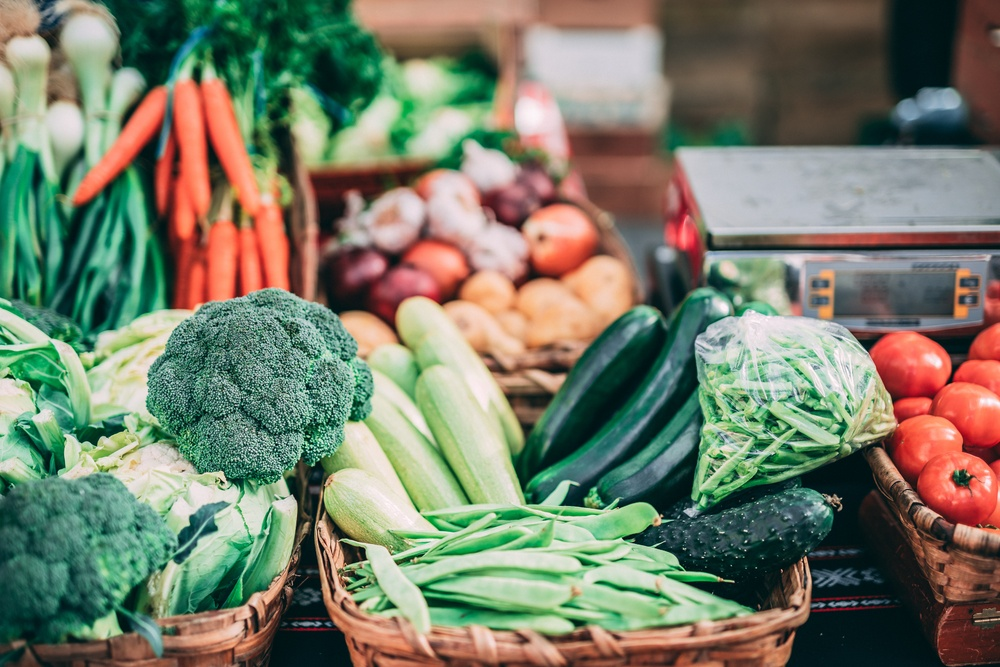
#> input picture BreakBread/bbreadfront/src/images/veggies.jpg, 1000 x 667 px, shrunk from 6000 x 4000 before the run, given in place of the camera
$ python vision.py
#> lines starting #> are read from the running program, lines starting #| are printed output that depends on the picture; after the words box and inside, x2 and y2 are one past the last pixel; in counts of white or black regions, pixels touching at a corner belong together

import cv2
import numpy as np

webcam = cv2.VideoCapture(0)

while True:

    _, imageFrame = webcam.read()
#> imageFrame is the input picture: shape (667, 1000, 3); mean B, G, R 105.5, 125, 119.9

    #convert imageFrame to HSV (hue-saturation-value)
    hsvFrame = cv2.cvtColor(imageFrame, cv2.COLOR_BGR2HSV)
#> hsvFrame: shape (667, 1000, 3); mean H, S, V 56.1, 112.7, 144.8

    #define the range of blue in HSV
    blue_lower = np.array([94, 80, 2], np.uint8)
    blue_upper = np.array([120, 255, 255], np.uint8)
    blue_mask = cv2.inRange(hsvFrame, blue_lower, blue_upper)
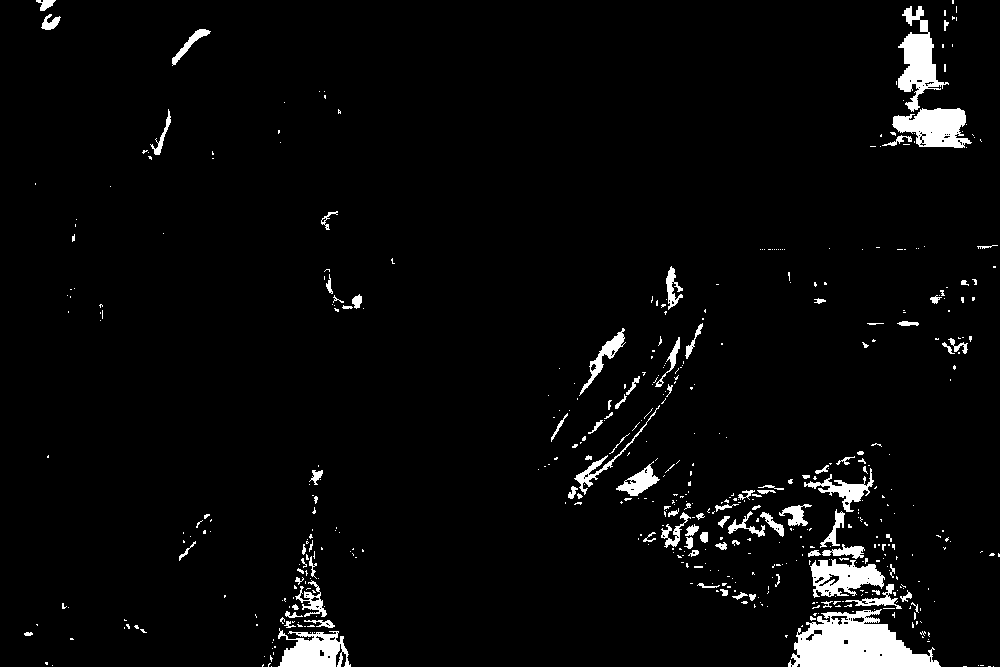
#> blue_mask: shape (667, 1000); 3.8% white; 518 white regions (419 under 20 px), largest, box (x1, y1, x2, y2) and area: (788, 609, 941, 667) 5304, (898, 6, 949, 112) 2220, (892, 108, 972, 148) 2090

    #define the range of red in HSV
    red_lower = np.array([136, 87, 111], np.uint8)
    red_upper = np.array([180, 255, 255], np.uint8)
    red_mask = cv2.inRange(hsvFrame, red_lower, red_upper)
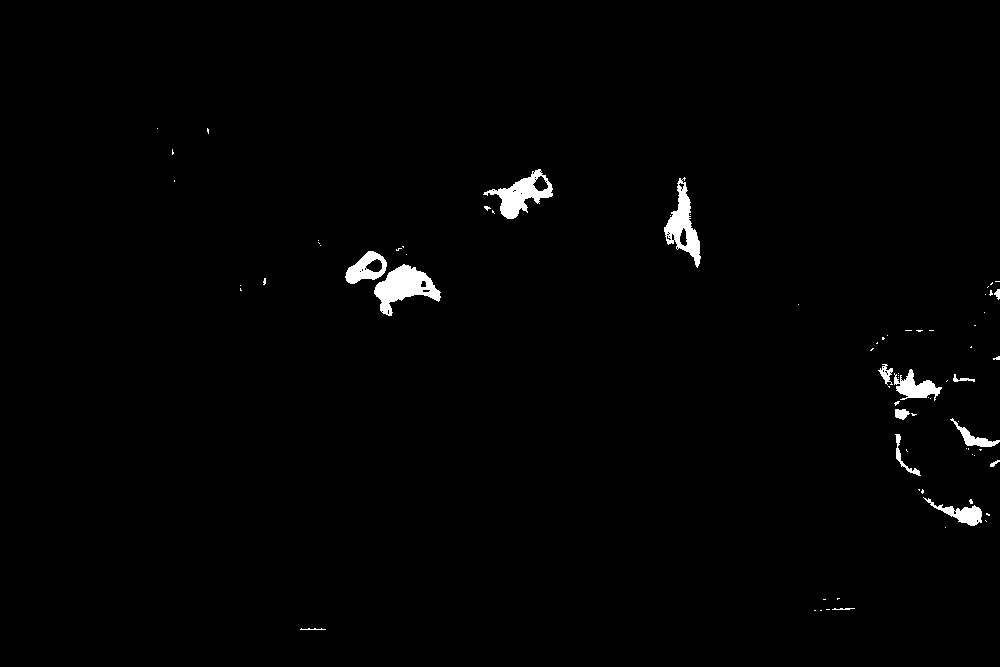
#> red_mask: shape (667, 1000); 1.1% white; 76 white regions (61 under 20 px), largest, box (x1, y1, x2, y2) and area: (374, 264, 441, 316) 1674, (483, 169, 553, 219) 1345, (664, 177, 701, 268) 1324


    kernel = np.ones((5, 5), "uint8")

    # Threshold the HSV image to get only blue colors
    blue_mask = cv2.dilate(blue_mask, kernel)
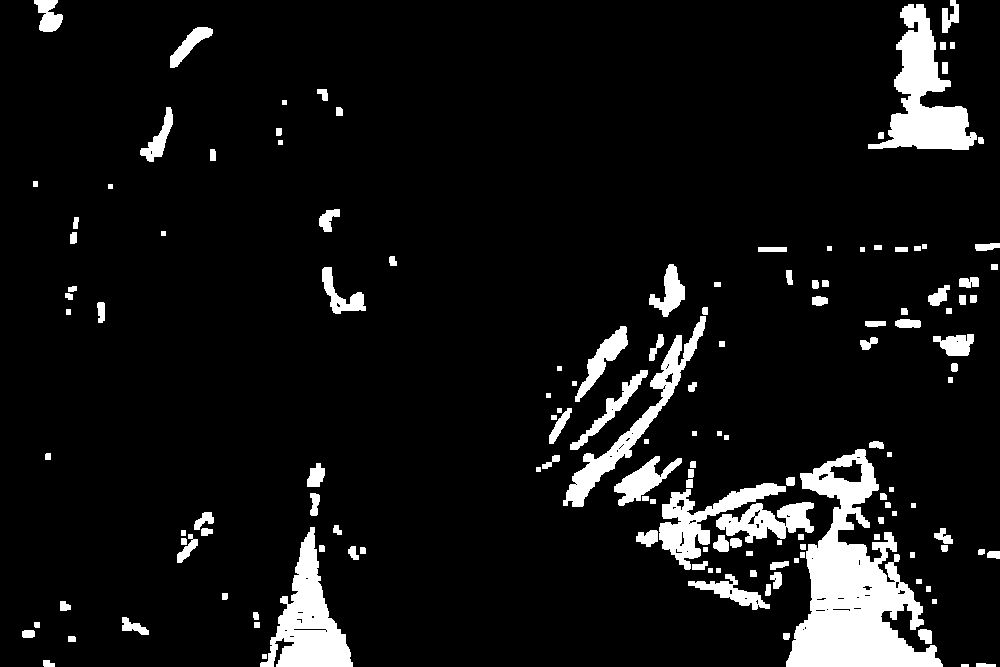
#> blue_mask: shape (667, 1000); 8.3% white; 146 white regions
    res_blue = cv2.bitwise_and(imageFrame, imageFrame,
                               mask = blue_mask)
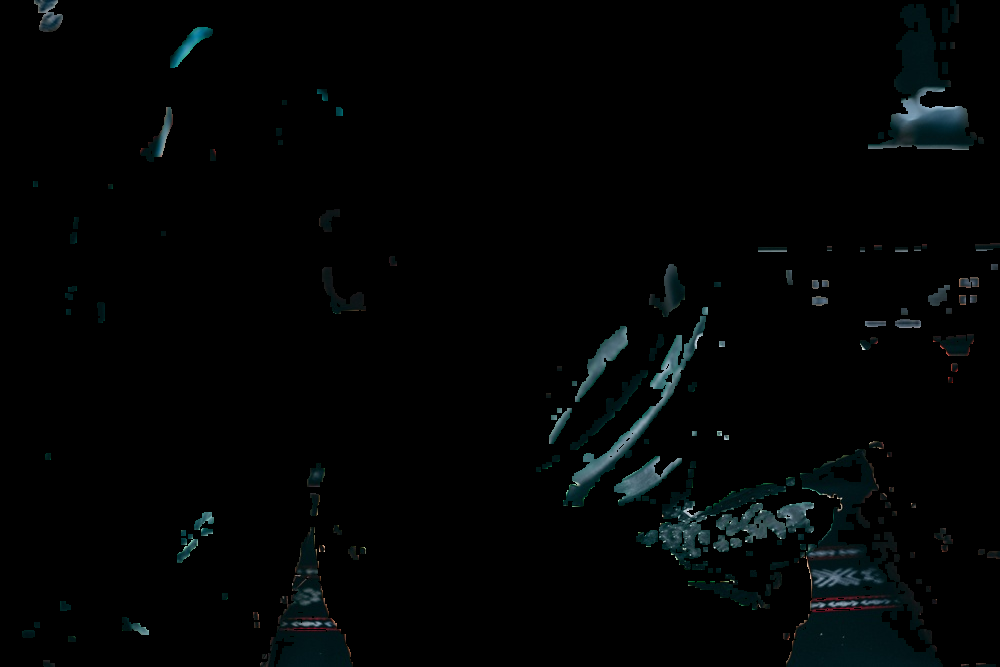
#> res_blue: shape (667, 1000, 3); mean B, G, R 4.2, 3.9, 2.1


    # Creating contour to track blue color
    contours, hierarchy = cv2.findContours(blue_mask,
                                           cv2.RETR_TREE,
                                           cv2.CHAIN_APPROX_SIMPLE)
#> contours = 210 contours, 79 with area under 20; largest, box (x1, y1, x2, y2) and area: (786, 449, 943, 667) 15664, (868, 4, 977, 150) 6194, (260, 527, 353, 667) 5422, (563, 316, 706, 507) 3458, (659, 483, 786, 570) 3130
    for pic, contour in enumerate(contours):
        area = cv2.contourArea(contour)
        if(area > 300):
            x, y, w, h = cv2.boundingRect(contour)
            imageFrame = cv2.rectangle(imageFrame, (x, y),
                                       (x + w, y + h),
                                       (255, 0, 0), 2)

            cv2.putText(imageFrame, "Blue Colour", (x, y),
                        cv2.FONT_HERSHEY_SIMPLEX,
                        1.0, (255, 0, 0))
#> this loop made 210 passes
#> (area, x, y, w, h) on passes 19, 53, 68, 80, 94, 98, 115, 129, 135, 138, 141, 174: (869.5, 688, 574, 82, 36), (5422.5, 260, 527, 93, 140), (2049, 716, 502, 98, 41), (3130.5, 659, 483, 127, 87), (1196, 614, 456, 68, 50), (15664, 786, 449, 157, 218), (474.5, 829, 459, 34, 24), (873, 570, 370, 78, 80), (548.5, 933, 334, 41, 22), (1084, 575, 326, 53, 76), (3458.5, 563, 316, 143, 191), (708, 322, 267, 44, 47)
#> area on passes 2, 3, 5, 6, 7, 8: 47.5, 51, 34.5, 34, 80, 142
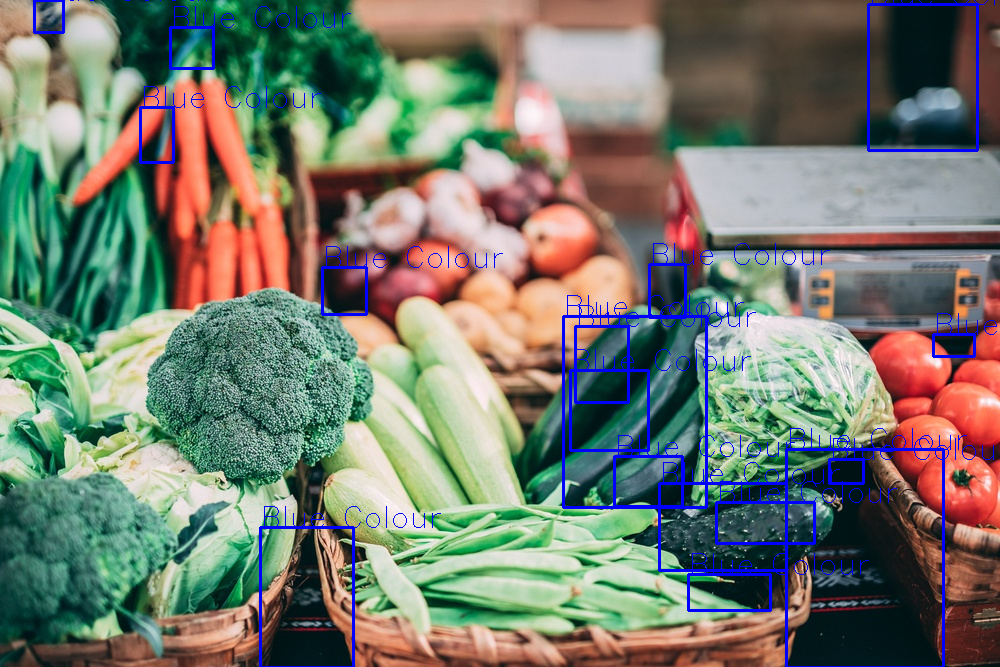
#> imageFrame: shape (667, 1000, 3); 2.9% of pixels changed, all inside (x1, y1, x2, y2) = (33, 0, 997, 667)

    # Creating contour to track red color
    contours, hierarchy = cv2.findContours(red_mask,
                                           cv2.RETR_TREE,
                                           cv2.CHAIN_APPROX_SIMPLE)
#> contours = 112 contours, 93 with area under 20; largest, box (x1, y1, x2, y2) and area: (374, 264, 441, 316) 1624, (483, 169, 553, 219) 1387, (664, 177, 701, 268) 1334, (345, 251, 387, 284) 814, (894, 369, 942, 401) 622

    for pic, contour in enumerate(contours):
        area = cv2.contourArea(contour)
        if(area > 300):
            x, y, w, h = cv2.boundingRect(contour)
            imageFrame = cv2.rectangle(imageFrame, (x, y),
                                       (x + w, y + h),
                                       (0, 0, 255), 2)

            cv2.putText(imageFrame, "Red Colour", (x, y),
                        cv2.FONT_HERSHEY_SIMPLEX, 1.0,
                        (0, 0, 255))
#> this loop made 112 passes
#> (area, x, y, w, h) on passes 12, 26, 38, 67, 73, 88, 99: (498, 923, 497, 59, 29), (309.5, 950, 418, 50, 29), (622.5, 894, 369, 48, 32), (1623.5, 374, 264, 67, 52), (814, 345, 251, 42, 33), (1333.5, 664, 177, 37, 91), (1387, 483, 169, 70, 50)
#> area on passes 17, 24, 28, 36, 40, 60: 21, 141, 98, 40.5, 115, 28
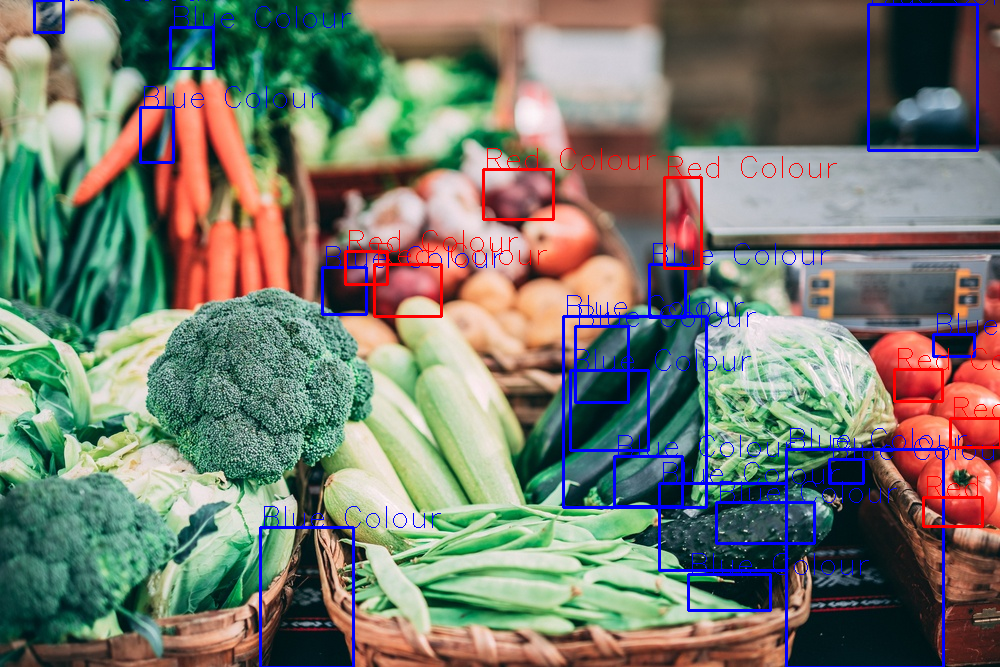
#> imageFrame: shape (667, 1000, 3); 0.88% of pixels changed, all inside (x1, y1, x2, y2) = (344, 148, 1000, 528)

    # Program Termination
    cv2.imshow("Multiple Color Detection in Real-TIme", imageFrame)
    if cv2.waitKey(10) & 0xFF == ord('q'):
#> (key q is pressed here)
        webcam.release()
        cv2.destroyAllWindows()
        break
